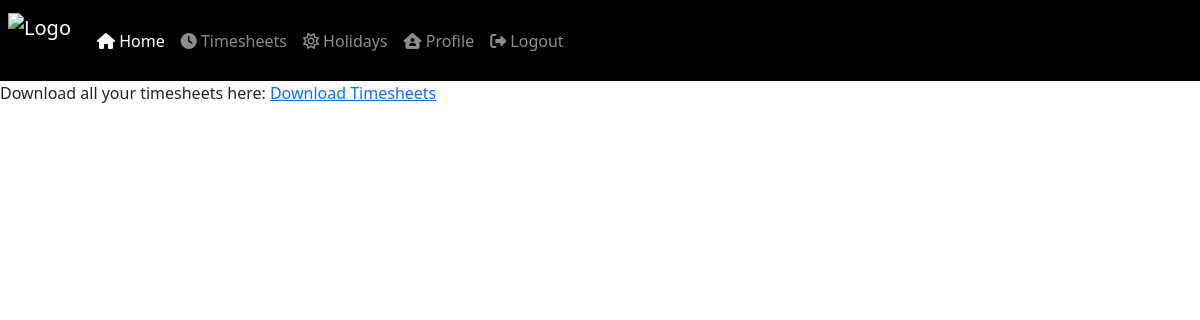
Page /timesheet/ (signed in) on the earlier database version.
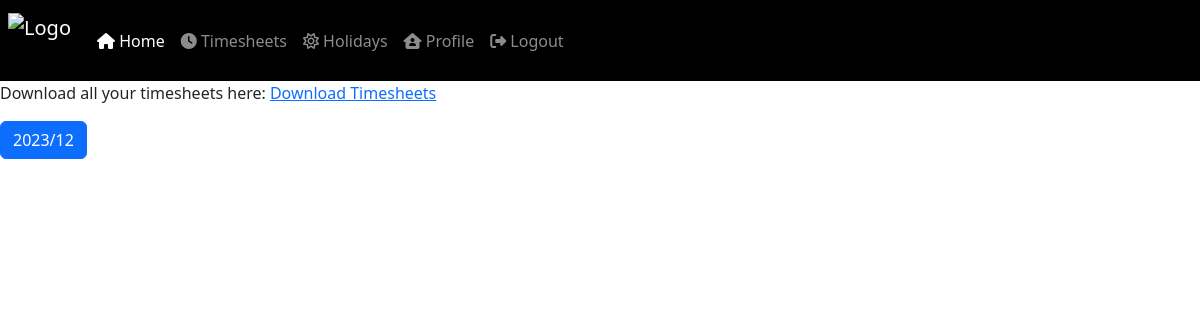
Same page on the later database version.
### clocking/models.py (models this page shows, shortened)
class Timesheet(models.Model):
    LOGGING_CHOICES = (('IN', _('In')), ('OUT', _('Out')))
    employee = models.ForeignKey(User, on_delete=models.CASCADE, related_name="%(app_label)s_%(class)s_employee")
    company = models.ForeignKey(Business, on_delete=models.CASCADE, blank=True, null=True)
    recorded_by = models.ForeignKey(User, on_delete=models.CASCADE, related_name="%(app_label)s_%(class)s_recorded_by")
    recorded_datetime = models.DateTimeField(auto_now_add=True)
    clocking_time = models.DateTimeField(null=True)
    logging = models.CharField(max_length=3, choices=LOGGING_CHOICES)
    ip_address = models.GenericIPAddressField(null=True)
    comments = models.TextField(blank=True, null=True)
    total_worked_hours = models.CharField(max_length=54, null=True)
    class Meta:
        get_latest_by = 'clocking_time'
    def get_worked_hours(self):
        if self.logging == 'OUT':
            try:
                previous_timesheet = Timesheet.objects.filter(
                    employee=self.employee,
                    logging='IN',
                    recorded_datetime__lt=self.recorded_datetime
                ).latest('recorded_datetime')
                worked_time = self.recorded_datetime - previous_timesheet.recorded_datetime
                hours, remainder = divmod(worked_time.seconds, 3600)
                minutes, seconds = divmod(remainder, 60)
                return f"{hours:02d}:{minutes:02d}:{seconds:02d}"
            except Timesheet.DoesNotExist:
                return "Incomplete clocking data"
        return "Incomplete clocking data"
    def get_clocking_time_in(self):
        try:
            return Timesheet.objects.filter(
                employee=self.employee,
                logging='IN',
                recorded_datetime__lt=self.recorded_datetime
            ).latest('recorded_datetime').recorded_datetime
        except Timesheet.DoesNotExist:
            return None
    def format_hours_minutes(self, hours, minutes):
        return f"{int(hours):02}:{int(minutes):02}"
    def get_weekly_hours(self):
        week_start_date = self.clocking_time.date() - timedelta(days=self.clocking_time.weekday())
        week_end_date = week_start_date + timedelta(days=6)
        timesheets = Timesheet.objects.filter(
            employee=self.employee,
            logging='OUT',
            clocking_time__date__range=[week_start_date, week_end_date]
        )
        total_hours = 0  # Initialize the total hours
        for timesheet in timesheets:
            clocking_time_in = timesheet.get_clocking_time_in()
            if clocking_time_in:
                time_difference = (timesheet.clocking_time - clocking_time_in).total_seconds()
                total_hours += time_difference / 3600
        total_minutes, _ = divmod(total_hours * 3600, 60)
        total_hours, minutes = divmod(total_minutes, 60)
        return self.format_hours_minutes(total_hours, minutes)
    def get_monthly_hours(self):
        month_start_date = date(self.clocking_time.year, self.clocking_time.month, 1)
        next_month = month_start_date.replace(day=28) + timedelta(days=4)
        month_end_date = next_month - timedelta(days=next_month.day)
        timesheets = Timesheet.objects.filter(
            employee=self.employee,
            logging='OUT',
            clocking_time__date__range=[month_start_date, month_end_date]
        )
        total_hours = 0  # Initialize the total hours
        for timesheet in timesheets:
            clocking_time_in = timesheet.get_clocking_time_in()
            if clocking_time_in:
                time_difference = (timesheet.clocking_time - clocking_time_in).total_seconds()
                total_hours += time_difference / 3600
        total_minutes, _ = divmod(total_hours * 3600, 60)
        total_hours, minutes = divmod(total_minutes, 60)
        return self.format_hours_minutes(total_hours, minutes)
    def get_employee_name(self):
        return f"{self.employee.first_name} {self.employee.last_name}" if self.employee else None
    get_employee_name.short_description = 'Employee'  # Custom column header

### employees/views.py (the view)
# urls.py: path('timesheet/', views.view_timesheets, name='timesheets'),
@login_required
def view_timesheets(request):
    timesheets = Timesheet.objects.all().filter(employee=request.user)
    grouped_timesheets = {}
    for key, group in groupby(timesheets, key=attrgetter('clocking_time.year', 'clocking_time.month')):
        year, month = key
        grouped_timesheets[f"{year}/{month}"] = list(group)
    template = 'timesheet.html'
    context = {'timesheets': timesheets, 'grouped_timesheets': grouped_timesheets}
    return render(request, template, context)

### employees/templates/timesheet.html (shortened to what this page needs)
{% extends "base.html" %}
{% load static %}
{% block content %}
<p>Download all your timesheets here: <a href="{% url 'download_timesheets' %}">Download Timesheets</a></p>
{% for month, timesheets in grouped_timesheets.items reversed %}
  <h2 class="btn btn-primary" data-bs-toggle="collapse" href="#{{ month|slugify }}" role="button" aria-expanded="false" aria-controls="c{{ month|slugify }}">{{ month }}</h2>
{% endfor %}
{% endblock %}

### templates/base.html (shortened to what this page needs)
{% load static %}
<!doctype html>
<html lang="en">
<head>
    <link href="https://cdn.jsdelivr.net/npm/bootstrap@5.3.1/dist/css/bootstrap.min.css" rel="stylesheet"
>
    <link rel="stylesheet"
        href="https://cdnjs.cloudflare.com/ajax/libs/jqueryui/1.13.2/themes/smoothness/jquery-ui.min.css"
 />
    <link rel="stylesheet" type="text/css" href="{% static 'css/style.css' %}">
    <link rel="stylesheet" href="https://cdnjs.cloudflare.com/ajax/libs/timepicker/1.3.5/jquery.timepicker.min.css"
 />
</head>
<body>
    <header>
        <div class="container-fluid">
            <div class="row">
                <div class="col p-2 navbar navbar-expand-lg bg-black" data-bs-theme="dark">
                    <a class="navbar-brand d-none d-lg-flex" href="{% url 'home' %}">
                        <img src="#" alt="Logo" width="65" height="55">
                    </a>
                    <div class="collapse navbar-collapse" id="navbarSupportedContent">
                        <div class="navbar-nav me-auto mb-2 mb-lg-0">
                            <div class="nav-item">
                                <a class="nav-link active" aria-current="page" href="{% url 'home' %}">
                                    <i class="text fa-solid fa-house"></i>
                                    Home
                                </a>
                            </div>
                            <div>
                                <a class="nav-link" href="{% url 'timesheets' %}">
                                    <i class="text fa-solid fa-clock"></i>
                                    Timesheets
                                </a>
                            </div>
                            <div>
                                <a class="nav-link" href="{% url 'holidays' %}">
                                    <i class="fa-regular fa-sun"></i>
                                    Holidays
                                </a>
                            </div>
                            {% if request.user.is_authenticated %}
                                {% if request.user.is_superuser %}
                                {% else %}
                                <div>
                                    <a class="nav-link" href="{% url 'profile' %}">
                                        <i class="text fa-solid fa-house-user"></i>
                                        Profile
                                    </a>
                                </div>
                                {% endif %}
                            <div>
                                <a class="nav-link" href="{% url 'account_logout' %}">
                                    <i class="text fa-solid fa-right-from-bracket"></i>
                                    Logout</a>
                            {% endif %}
                        </div>
                    </div>
                </div>
            </div>
    </header>
    <main>
        {% block content %}
        {% endblock %}
    </main>
</body>
</html>

Differences in the rows shown:
added Timesheet: month "2023/12"
